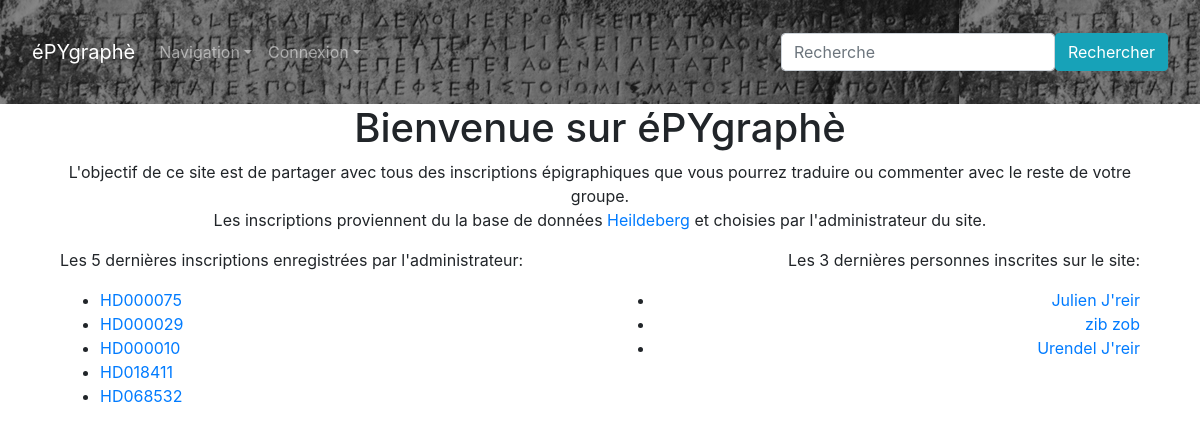
Before: / with the older database file.
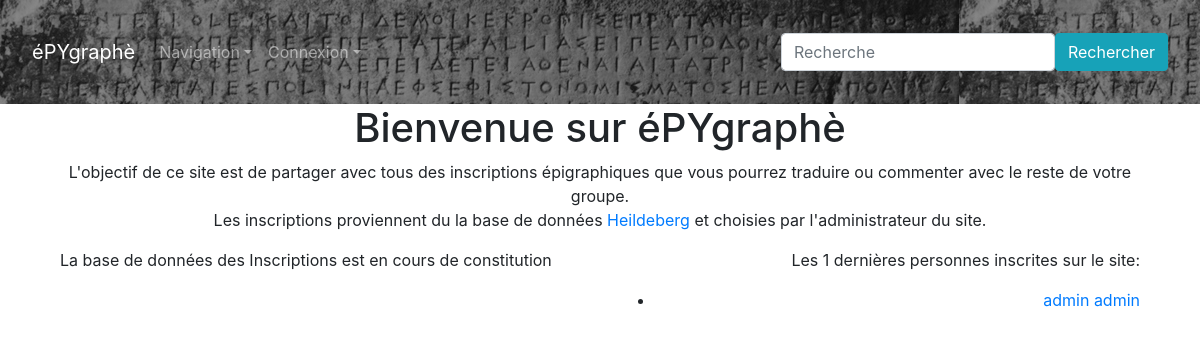
After: the same page with the newer database file.
### Epygraphe/models/inscription.py (models this page shows, shortened)
class Inscription(db.Model):
    inscription_id = db.Column(db.Integer, unique=True, nullable=False, primary_key=True, autoincrement=True)
    inscription_texte = db.Column(db.Text)
    inscription_lieu = db.Column(db.String(45))
    inscription_no_hd = db.Column(db.String(6))
    inscription_language = db.Column(db.String(45))
    inscription_type = db.Column(db.String(45))
    inscription_date = db.Column(db.String(45))
    comments = db.relationship("Comment", back_populates="inscription")
    versions = db.relationship("Version", back_populates="inscription")

### Epygraphe/models/utilisateur.py (models this page shows, shortened)
class User(UserMixin, db.Model):
    user_id = db.Column(db.Integer, unique=True, nullable=False, primary_key=True, autoincrement=True)
    user_prenom = db.Column(db.Text, nullable=False)
    user_nom = db.Column(db.Text, nullable=False)
    user_login = db.Column(db.String(45), nullable=False, unique=True)
    user_email = db.Column(db.Text, nullable=False)
    user_password = db.Column(db.String(45), nullable=False)
    user_is_admin = db.Column(db.Boolean, default=False)
    user_is_mod = db.Column(db.Boolean, default=False)
    user_last_seen = db.Column(db.DateTime)
    comments = db.relationship("Comment", back_populates="user")
    versions = db.relationship("Version", back_populates="user")

### Epygraphe/routes/routes.py (the view)
@app.route("/", methods=["POST", "GET"])
def accueil():
    inscriptions = Inscription.query.order_by(Inscription.inscription_id.desc()).limit(5).all()
    utilisateurs = User.query.order_by(User.user_id.desc()).limit(5).all()
    return render_template("pages/accueil.html",
                           title=TITRE_SITE,
                           image=IMAGE_SITE,
                           inscriptions=inscriptions,
                           utilisateurs=utilisateurs
                           )

### Epygraphe/templates/pages/accueil.html (shortened to what this page needs)
{% extends "conteneur.html" %}
{% block corps %}
<h1 class="text-center">Bienvenue sur {{title}}</h1>
<div class="text-center">
    <p>L'objectif de ce site est de partager avec tous des inscriptions épigraphiques que vous pourrez traduire ou
        commenter avec le reste de votre groupe.<br>Les inscriptions proviennent du la base de données <a
                href="https://edh-www.adw.uni-heidelberg.de" target="_blank">Heildeberg</a> et choisies par
        l'administrateur du site.</p>
</div>
<div class="container-fluid">
    <div class="row">
        <div class="col text-left">
            {% if inscriptions %}
            <p>Les {{inscriptions|length}} dernières inscriptions enregistrées par l'administrateur:</p>
            <ul>
                {% for inscription in inscriptions %}
                <li><a href="{{url_for('item', inscription_id=inscription.inscription_id)}}">{{inscription.inscription_no_hd}}</a>
                </li>
                {% endfor %}
            </ul>
            {% else %}
            <p>La base de données des Inscriptions est en cours de constitution</p>
            {% endif %}
        </div>
        <div class="col text-right">
            {% if utilisateurs %}
            <p>Les {{utilisateurs|length}} dernières personnes inscrites sur le site:</p>
            <ul>
                {% for utilisateur in utilisateurs %}
                <li><a href="{{url_for('utilisateur', user_id=utilisateur.user_id)}}">{{utilisateur.user_prenom}}
                    {{utilisateur.user_nom}}</a></li>
                {% endfor %}
            </ul>
            {% else %}
            <p>La base de données des Utilisateur est en cours de constitution</p>
            {% endif %}
        </div>
    </div>
</div>
{% endblock %}

Changed rows visible on the page:
removed Inscription: inscription_no_hd "HD000075"
removed Inscription: inscription_no_hd "HD000029"
removed Inscription: inscription_no_hd "HD000010"
removed Inscription: inscription_no_hd "HD018411"
removed Inscription: inscription_no_hd "HD068532"
removed User: user_prenom "Julien", user_nom "J'reir"
removed User: user_prenom "zib", user_nom "zob"
changed User: user_prenom "Urendel" → "admin"; user_nom "J'reir" → "admin"
Other visible differences:
{{ utilisateurs|length }}: "3" → "1"
{{ inscriptions|length }}: "5" → (not shown)
text no longer shown: "Les dernières inscriptions enregistrées par l'administrateur:"
text now shown: "La base de données des Inscriptions est en cours de constitution"
